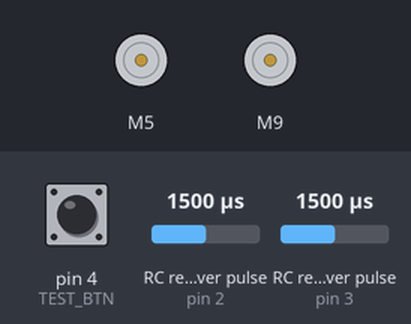
The sketch below on a simulated Arduino Mega 2560, built with avr-gcc and run on an emulated ATmega2560. On the bench: 2 × DC motor (green arrow = forward, orange = backward, longer = faster). Wiring (inferred from the names in the program): 2 × RC receiver channel: data pin 2 / data pin 3. The inputs (shaded band) are chosen by the test bench; at power-on: pin 4 (TEST_BTN) HIGH, RC receiver pulse (sensors on pin 2, pin 3) 1500 µs.

Above: at 1.2 s.
1.3 s: pin 4 (TEST_BTN) pulled LOW for 0.15 s
At 2.8 s:
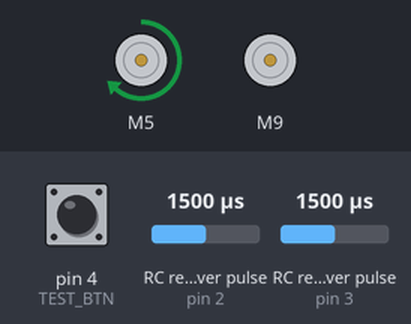
4.4 s: RC receiver pulse (sensor on pin 2) set to 1020 µs
At 5.8 s:
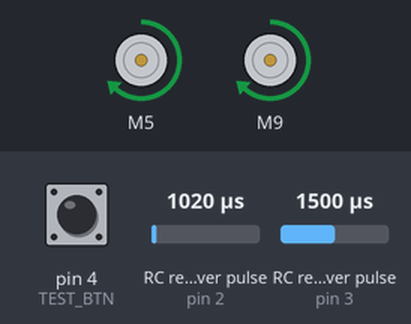
7.4 s: RC receiver pulse (sensor on pin 3) set to 1020 µs
At 7.91 s:
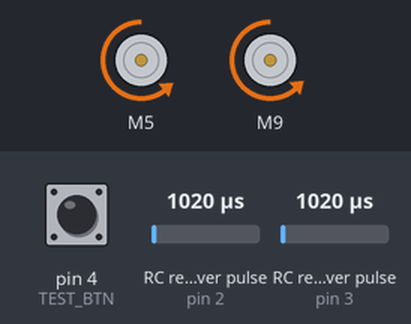
10.4 s: RC receiver pulse (sensor on pin 2) set to 1250 µs
At 10.63 s:
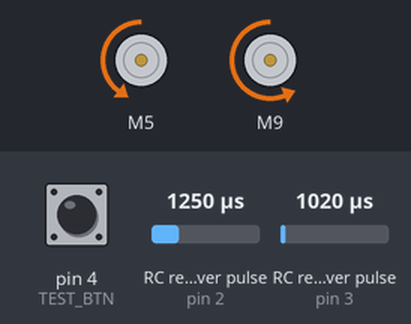
13.4 s: RC receiver pulse (sensor on pin 3) set to 1250 µs
16.4 s: pin 4 (TEST_BTN) pulled LOW for 1 s
Timing chart, 0 to 28.8 s (numbered marks = the images above; inputs shaded):
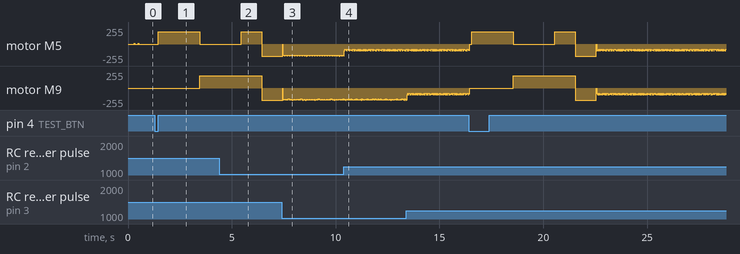

The sketch:

cytron-chassis-rc.ino
```cpp
#include "CytronMotorDriver.h"

// RC vstupy (interrupt piny) - Arduino Mega 2560 R3
// Tank mode: CH1 = levý motor, CH2 = pravý motor
const byte CH1_PIN = 2;   // levý motor
const byte CH2_PIN = 3;   // pravý motor
const byte TEST_BTN = 4;  // tlačítko test sekvence (INPUT_PULLUP)
const unsigned long FAILSAFE_TIMEOUT_US = 50000;  // 50 ms bez pulzu = ztráta signálu

// Napěťové omezení motoru
// 12V motor na 4S baterii (max 16.8 V) -> omezit PWM, aby motor nedostal > 12V
const float MOTOR_VOLTAGE = 12.0;       // jmenovité napětí motoru [V]
const float BATTERY_VOLTAGE_MAX = 16.8; // maximální napětí baterie (4S plně nabitá) [V]
const int MAX_PWM = constrain((int)(255.0 * MOTOR_VOLTAGE / BATTERY_VOLTAGE_MAX), 0, 255); // max PWM odpovídající 12V, omezeno na platný rozsah

volatile unsigned long ch1_start = 0;
volatile int ch1_value = 1500;
volatile unsigned long ch2_start = 0;
volatile int ch2_value = 1500;
volatile unsigned long ch1_last = 0;  // poslední čas pulzu CH1
volatile unsigned long ch2_last = 0;  // poslední čas pulzu CH2

CytronMD motorL(PWM_DIR, 5, 6);   // levý motor
CytronMD motorR(PWM_DIR, 9, 10);  // pravý motor

void ch1_isr() {
  if (digitalRead(CH1_PIN) == HIGH) {
    ch1_start = micros();
  } else {
    ch1_value = micros() - ch1_start;
    ch1_last = micros();
  }
}

void ch2_isr() {
  if (digitalRead(CH2_PIN) == HIGH) {
    ch2_start = micros();
  } else {
    ch2_value = micros() - ch2_start;
    ch2_last = micros();
  }
}

void runTestSequence() {
  motorL.setSpeed(0);
  motorR.setSpeed(0);
  delay(100);

  motorL.setSpeed(MAX_PWM);   // 2 s motor 1 (L) vpřed (omezeno na 12V)
  motorR.setSpeed(0);
  delay(2000);

  motorL.setSpeed(0);         // 2 s motor 2 (R) vpřed
  motorR.setSpeed(MAX_PWM);
  delay(2000);

  motorL.setSpeed(MAX_PWM);   // 1 s oba vpřed
  motorR.setSpeed(MAX_PWM);
  delay(1000);

  motorL.setSpeed(-MAX_PWM);  // 1 s oba vzad
  motorR.setSpeed(-MAX_PWM);
  delay(1000);

  motorL.setSpeed(0);         // zastavit
  motorR.setSpeed(0);
}

void setup() {
  pinMode(CH1_PIN, INPUT);
  pinMode(CH2_PIN, INPUT);
  pinMode(TEST_BTN, INPUT_PULLUP);
  ch1_last = micros();
  ch2_last = micros();
  attachInterrupt(digitalPinToInterrupt(CH1_PIN), ch1_isr, CHANGE);
  attachInterrupt(digitalPinToInterrupt(CH2_PIN), ch2_isr, CHANGE);
}

void loop() {
  // Test sekvence po stisku tlačítka
  if (digitalRead(TEST_BTN) == LOW) {
    delay(50);                     // debounce
    if (digitalRead(TEST_BTN) == LOW) {
      runTestSequence();
      while (digitalRead(TEST_BTN) == LOW) { delay(10); }  // čekat na uvolnění tlačítka
    }
    return;
  }

  // Atomické čtení na 8bit AVR (Mega), aby ISR nepřerušilo zápis/čtení 16bit int
  noInterrupts();
  int leftInput  = ch1_value;
  int rightInput = ch2_value;
  unsigned long t1 = ch1_last;
  unsigned long t2 = ch2_last;
  unsigned long now = micros();
  interrupts();

  // Failsafe – signál mimo rozsah nebo žádný nový pulz > 50 ms
  if (leftInput < 900 || leftInput > 2100 ||
      rightInput < 900 || rightInput > 2100 ||
      (now - t1) > FAILSAFE_TIMEOUT_US ||
      (now - t2) > FAILSAFE_TIMEOUT_US) {
    motorL.setSpeed(0);
    motorR.setSpeed(0);
    return;
  }

  leftInput  = constrain(leftInput, 1000, 2000);
  rightInput = constrain(rightInput, 1000, 2000);

  // Tank mode: CH1 přímo ovládá levý motor, CH2 pravý motor
  int leftSpeed  = map(leftInput,  1000, 2000, -MAX_PWM, MAX_PWM);
  int rightSpeed = map(rightInput, 1000, 2000, -MAX_PWM, MAX_PWM);

  motorL.setSpeed(leftSpeed);
  motorR.setSpeed(rightSpeed);
}
```
